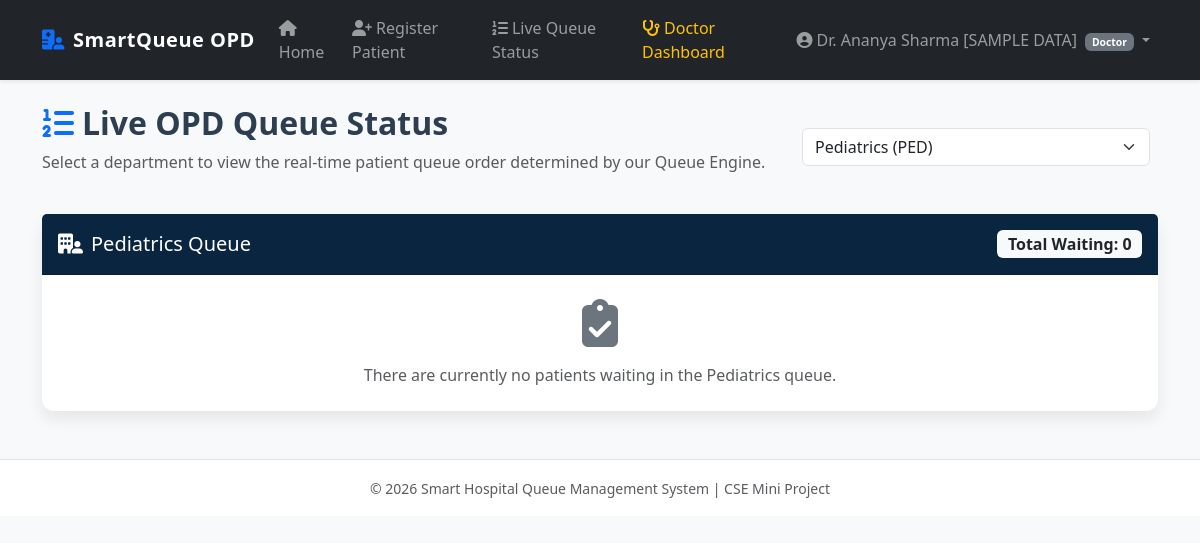
The app's page /patient/status?dept_id=4 (signed in) with its own data.
### app/models/user.py (models this page shows, shortened)
class User(UserMixin, db.Model):
    __tablename__ = 'users'
    id = db.Column(db.Integer, primary_key=True)
    username = db.Column(db.String(80), unique=True, nullable=False)
    password_hash = db.Column(db.String(255), nullable=False)
    role = db.Column(db.String(20), nullable=False, default='patient')
    full_name = db.Column(db.String(100), nullable=False)
    email = db.Column(db.String(120), unique=True, nullable=True)
    phone = db.Column(db.String(20), nullable=True)
    created_at = db.Column(db.DateTime, default=datetime.utcnow)
    doctor_profile = db.relationship('Doctor', backref='user', uselist=False, lazy=True)

### app/models/department.py (models this page shows, shortened)
class Department(db.Model):
    __tablename__ = 'departments'
    id = db.Column(db.Integer, primary_key=True)
    name = db.Column(db.String(100), unique=True, nullable=False)
    code = db.Column(db.String(10), unique=True, nullable=False) # e.g. CARD, GEN, EMG
    description = db.Column(db.Text, nullable=True)
    doctors = db.relationship('Doctor', backref='department', lazy=True)
    tokens = db.relationship('QueueToken', backref='department', lazy=True)

### app/routes/patient_routes.py (the view)
@patient_bp.route('/status')
def status():
    departments = Department.query.all()
    selected_dept_id = request.args.get('dept_id', type=int)
    selected_dept = None
    queue = []
    if selected_dept_id:
        selected_dept = db.session.get(Department, selected_dept_id)
        if selected_dept:
            queue = QueueService.get_department_queue(selected_dept_id)
    return render_template(
        'patient/status.html',
        departments=departments,
        selected_dept=selected_dept,
        queue=queue,
        now_ts=_time_module.time(),
    )

### app/services/queue_service.py (called while the page is built)
    @classmethod
    def get_department_queue(cls, department_id, now_dt=None):
        tokens = QueueToken.query.filter(
            QueueToken.department_id == department_id,
            QueueToken.status.in_(ELIGIBLE_STATUSES)
        ).all()
        for t in tokens:
            t.priority_score = cls.calculate_effective_priority_score(t, now_dt=now_dt)
        def _sort_key(t):
            dt = t.created_at
            if dt is not None and dt.tzinfo is not None:
                dt = dt.astimezone(timezone.utc).replace(tzinfo=None)
            return (-t.priority_score, dt or datetime.min)
        tokens.sort(key=_sort_key)
        return tokens

### app/templates/patient/status.html (shortened to what this page needs)
{% extends 'base.html' %}
{% block content %}
<div class="row mb-4">
    <div class="col-md-8">
        <h2 class="fw-bold"><i class="fa-solid fa-list-ol me-2 text-primary"></i>Live OPD Queue Status</h2>
        <p class="text-muted">Select a department to view the real-time patient queue order determined by our Queue Engine.</p>
    </div>
    <div class="col-md-4 align-self-center">
        <form method="GET" action="{{ url_for('patient.status') }}" class="d-flex">
            <select name="dept_id" class="form-select me-2" onchange="this.form.submit()">
                {% for dept in departments %}
                <option value="{{ dept.id }}" {% if selected_dept and selected_dept.id == dept.id %}selected{% endif %}>
                    {{ dept.name }} ({{ dept.code }})
                </option>
                {% endfor %}
            </select>
        </form>
    </div>
</div>
{% if selected_dept %}
<div class="card card-custom">
    <div class="card-header bg-navy text-white d-flex justify-content-between align-items-center py-3" style="background-color: #0a2540;">
        <h5 class="mb-0"><i class="fa-solid fa-building-user me-2"></i>{{ selected_dept.name }} Queue</h5>
        <span class="badge bg-light text-dark fs-6">Total Waiting: {{ queue|length }}</span>
    </div>
    <div class="card-body p-0">
        {% if queue %}
        <div class="table-responsive">
            <table class="table table-hover align-middle mb-0">
                <thead class="table-light">
                    <tr>
                        <th class="ps-3"># Pos</th>
                        <th>Token Number</th>
                        <th>Priority</th>
                        <th>Type</th>
                        <th>Eff. Score</th>
                        <th>Elapsed Wait</th>
                        <th>Est. Additional Wait</th>
                        <th>Registration Time</th>
                        <th>Status</th>
                    </tr>
                </thead>
                <tbody>
                    {% for token in queue %}
                    <tr>
                        <td class="ps-3 fw-bold text-primary">#{{ loop.index }}</td>
                        <td><span class="fw-bold">{{ token.token_number }}</span></td>
                        <td>
                            <span class="badge priority-{{ token.priority }} px-2 py-1">
                                {{ token.priority }}
                            </span>
                        </td>
                        <td>
                            <span class="badge bg-outline-secondary text-dark border">
                                {{ token.registration_type }}
                            </span>
                        </td>
                        <td>
                            <span class="fw-semibold text-muted">{{ token.priority_score }}</span>
                        </td>
                        <td>
                            <span class="small text-secondary">
                                {{ token | waiting_mins }}m
                            </span>
                        </td>
                        <td>
                            {% set p_wait = token | predicted_wait %}
                            {% if p_wait is not none %}
                            <span class="badge bg-light text-primary border" title="Random Forest ML Model Prediction">
                                <i class="fa-solid fa-wand-magic-sparkles me-1 text-primary"></i>~{{ p_wait | int }} mins
                            </span>
                            {% else %}
                            <span class="text-muted small">Unavailable</span>
                            {% endif %}
                        </td>
                        <td>{{ token.created_at.strftime('%H:%M:%S') }}</td>
                        <td>
                            <span class="badge bg-warning text-dark">{{ token.status }}</span>
                        </td>
                    </tr>
                    {% endfor %}
                </tbody>
            </table>
        </div>
        {% else %}
        <div class="p-4 text-center text-muted">
            <i class="fa-solid fa-clipboard-check fa-3x mb-3 text-secondary"></i>
            <p class="mb-0">There are currently no patients waiting in the {{ selected_dept.name }} queue.</p>
        </div>
        {% endif %}
    </div>
</div>
{% else %}
<div class="alert alert-secondary text-center p-4">
    <i class="fa-solid fa-circle-info fa-2x me-2 align-middle"></i>
    Please select a department from the dropdown menu above to view its live queue.
</div>
{% endif %}
{% endblock %}

### app/templates/base.html (shortened to what this page needs)
<!DOCTYPE html>
<html lang="en">
<head>
    <link href="https://cdn.jsdelivr.net/npm/bootstrap@5.3.2/dist/css/bootstrap.min.css" rel="stylesheet">
    <link href="https://cdnjs.cloudflare.com/ajax/libs/font-awesome/6.4.2/css/all.min.css" rel="stylesheet">
    <link rel="stylesheet" href="{{ url_for('static', filename='css/style.css') }}">
</head>
<body>
    <nav class="navbar navbar-expand-lg navbar-dark bg-dark sticky-top shadow-sm">
        <div class="container">
            <a class="navbar-brand" href="{{ url_for('main.index') }}">
                <i class="fa-solid fa-hospital-user text-primary me-2"></i>SmartQueue OPD
            </a>
            <div class="collapse navbar-collapse" id="navbarNav">
                <ul class="navbar-nav me-auto">
                    <li class="nav-item">
                        <a class="nav-link" href="{{ url_for('main.index') }}">
                            <i class="fa-solid fa-house me-1"></i>Home
                        </a>
                    </li>
                    <li class="nav-item">
                        <a class="nav-link" href="{{ url_for('patient.register') }}">
                            <i class="fa-solid fa-user-plus me-1"></i>Register Patient
                        </a>
                    </li>
                    <li class="nav-item">
                        <a class="nav-link" href="{{ url_for('patient.status') }}">
                            <i class="fa-solid fa-list-ol me-1"></i>Live Queue Status
                        </a>
                    </li>
                    {% if current_user.is_authenticated and current_user.role == 'doctor' %}
                    <li class="nav-item">
                        <a class="nav-link text-warning" href="{{ url_for('doctor.dashboard') }}">
                            <i class="fa-solid fa-stethoscope me-1"></i>Doctor Dashboard
                        </a>
                    </li>
                    {% endif %}
                </ul>
                <ul class="navbar-nav ms-auto">
                    {% if current_user.is_authenticated %}
                    <li class="nav-item dropdown">
                        <a class="nav-link dropdown-toggle" href="#" role="button" data-bs-toggle="dropdown">
                            <i class="fa-solid fa-circle-user me-1"></i>{{ current_user.full_name }}
                            <span class="badge bg-secondary ms-1 text-capitalize" style="font-size:0.65rem;">{{ current_user.role }}</span>
                        </a>
                    </li>
                    {% else %}
                    <li class="nav-item">
                        <a class="nav-link btn btn-outline-light btn-sm px-3" href="{{ url_for('auth.login') }}">
                            <i class="fa-solid fa-right-to-bracket me-1"></i>Staff Login
                        </a>
                    </li>
                    {% endif %}
                </ul>
            </div>
        </div>
    </nav>
    <div class="container my-4">
        {% block content %}{% endblock %}
    </div>
    <footer class="bg-white border-top py-3 mt-5">
        <div class="container text-center text-muted">
            <small>&copy; 2026 Smart Hospital Queue Management System | CSE Mini Project</small>
        </div>
    </footer>
</body>
</html>

### app/static/css/style.css (style rules this page uses)
:root { --primary-blue: #0d6efd; --navy-dark: #0a2540; --light-bg: #f8f9fa; --card-shadow: 0 0.5rem 1rem rgba(0, 0, 0, 0.08); }
body { font-family: 'Segoe UI', Tahoma, Geneva, Verdana, sans-serif; background-color: var(--light-bg); color: #2c3e50; }
.navbar-brand { font-weight: 700; letter-spacing: 0.5px; }
.card-custom { border: none; border-radius: 0.75rem; box-shadow: var(--card-shadow); transition: transform 0.2s ease, box-shadow 0.2s ease; }

### records on screen
User: full_name "Dr. Ananya Sharma [SAMPLE DATA]", role "Doctor"
Department: name "Pediatrics"

### other values on screen
{{ queue|length }} "0"
form field dept_id "Pediatrics (PED)"
